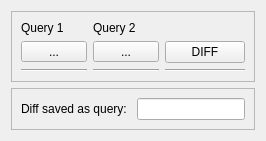
          <widget class="QWidget" name="diff_tab">
           <attribute name="title">
            <string>Diff</string>
           </attribute>
           <layout class="QGridLayout" name="gridLayout_5">
            <item row="8" column="1">
             <widget class="QFrame" name="frame_17">
              <property name="frameShape">
               <enum>QFrame::StyledPanel</enum>
              </property>
              <property name="frameShadow">
               <enum>QFrame::Raised</enum>
              </property>
              <layout class="QGridLayout" name="gridLayout_7">
               <item row="0" column="0">
                <widget class="QLabel" name="label_18">
                 <property name="text">
                  <string>Query 1</string>
                 </property>
                </widget>
               </item>
               <item row="0" column="1">
                <widget class="QLabel" name="label_19">
                 <property name="text">
                  <string>Query 2</string>
                 </property>
                </widget>
               </item>
               <item row="1" column="0">
                <widget class="QToolButton" name="query_diff_1">
                 <property name="sizePolicy">
                  <sizepolicy hsizetype="Ignored" vsizetype="Fixed">
                   <horstretch>0</horstretch>
                   <verstretch>0</verstretch>
                  </sizepolicy>
                 </property>
                 <property name="text">
                  <string>...</string>
                 </property>
                </widget>
               </item>
               <item row="1" column="1">
                <widget class="QToolButton" name="query_diff_2">
                 <property name="sizePolicy">
                  <sizepolicy hsizetype="Ignored" vsizetype="Fixed">
                   <horstretch>0</horstretch>
                   <verstretch>0</verstretch>
                  </sizepolicy>
                 </property>
                 <property name="text">
                  <string>...</string>
                 </property>
                </widget>
               </item>
               <item row="1" column="2">
                <widget class="QPushButton" name="diff_query_button">
                 <property name="sizePolicy">
                  <sizepolicy hsizetype="Maximum" vsizetype="Fixed">
                   <horstretch>0</horstretch>
                   <verstretch>0</verstretch>
                  </sizepolicy>
                 </property>
                 <property name="text">
                  <string>DIFF</string>
                 </property>
                </widget>
               </item>
               <item row="2" column="0">
                <widget class="Line" name="line_5">
                 <property name="orientation">
                  <enum>Qt::Horizontal</enum>
                 </property>
                </widget>
               </item>
               <item row="2" column="1">
                <widget class="Line" name="line_6">
                 <property name="orientation">
                  <enum>Qt::Horizontal</enum>
                 </property>
                </widget>
               </item>
               <item row="2" column="2">
                <widget class="Line" name="line_7">
                 <property name="orientation">
                  <enum>Qt::Horizontal</enum>
                 </property>
                </widget>
               </item>
              </layout>
             </widget>
            </item>
            <item row="9" column="1">
             <widget class="QFrame" name="frame_16">
              <property name="frameShape">
               <enum>QFrame::StyledPanel</enum>
              </property>
              <property name="frameShadow">
               <enum>QFrame::Raised</enum>
              </property>
              <layout class="QHBoxLayout" name="horizontalLayout_9">
               <item>
                <widget class="QLabel" name="label_26">
                 <property name="sizePolicy">
                  <sizepolicy hsizetype="Fixed" vsizetype="Preferred">
                   <horstretch>0</horstretch>
                   <verstretch>0</verstretch>
                  </sizepolicy>
                 </property>
                 <property name="text">
                  <string>Diff saved as query: </string>
                 </property>
                </widget>
               </item>
               <item>
                <widget class="QLineEdit" name="new_diff_query_name">
                 <property name="sizePolicy">
                  <sizepolicy hsizetype="Preferred" vsizetype="Fixed">
                   <horstretch>0</horstretch>
                   <verstretch>0</verstretch>
                  </sizepolicy>
                 </property>
                 <property name="readOnly">
                  <bool>true</bool>
                 </property>
                </widget>
               </item>
              </layout>
             </widget>
            </item>
           </layout>
          </widget>
